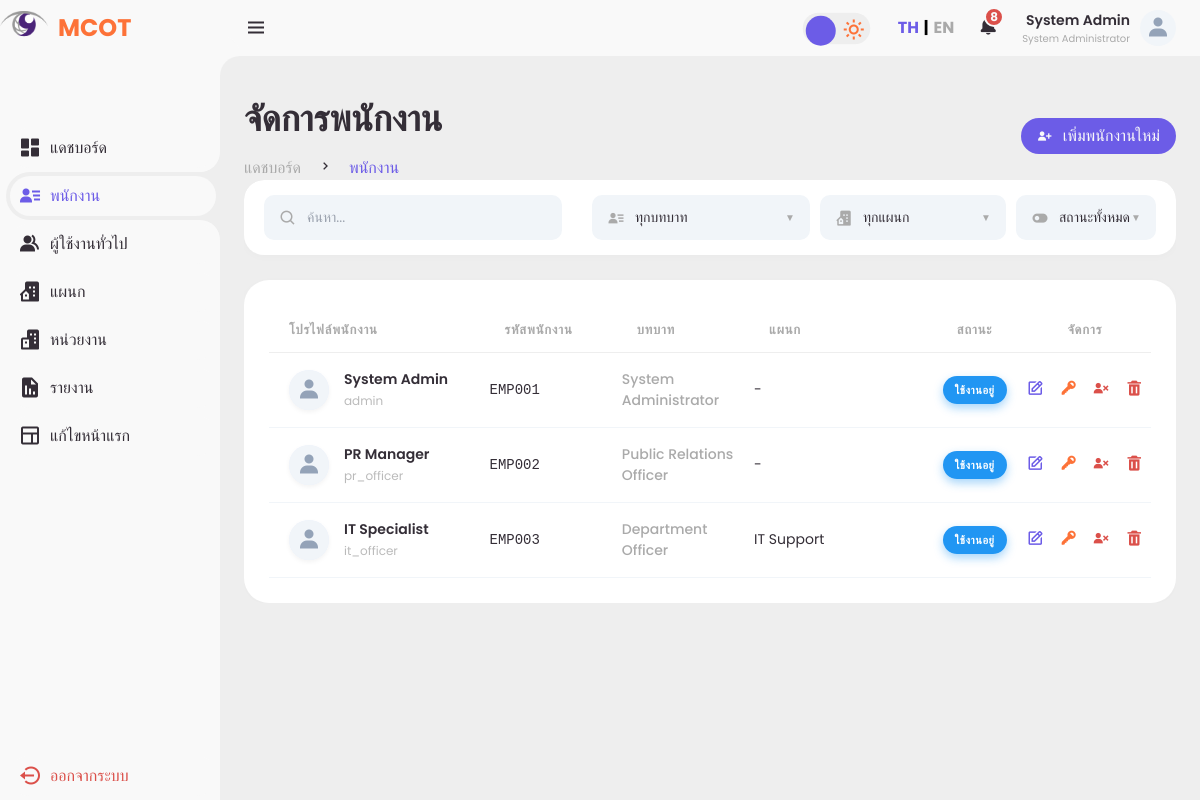
The page /admin/employees.php (signed in) on the database its author committed.
### tables this page shows
CREATE TABLE `employees` (
  `id` int(11) NOT NULL,
  `username` varchar(50) NOT NULL,
  `email` varchar(100) NOT NULL,
  `phone` varchar(20) DEFAULT NULL,
  `profile_image` varchar(255) DEFAULT NULL,
  `password_hash` varchar(255) NOT NULL,
  `full_name` varchar(100) NOT NULL,
  `role_id` int(11) NOT NULL,
  `department_id` int(11) DEFAULT NULL,
  `employee_id` varchar(50) DEFAULT NULL,
  `created_at` datetime DEFAULT current_timestamp(),
  `is_active` tinyint(1) DEFAULT 1,
  `require_change` tinyint(1) DEFAULT 0
);

CREATE TABLE `roles` (
  `id` int(11) NOT NULL,
  `role_name` varchar(50) NOT NULL
);

CREATE TABLE `departments` (
  `id` int(11) NOT NULL,
  `agency_id` int(11) DEFAULT NULL,
  `name` varchar(100) NOT NULL,
  `description` text DEFAULT NULL
);

### includes/language_handler.php (called while the page is built, shortened)
<?php
global $lang;
function __($key, $default = null)
{
    global $lang;
    if (isset($lang[$key])) {
        return $lang[$key];
    }
    return $default !== null ? $default : $key;
}
?>

### admin/employees.php (the view, shortened to what this page needs)
<?php
require_once '../includes/header.php';
require_once __DIR__ . '/../config/db_setup.php';
$search = isset($_GET['search']) ? trim($_GET['search']) : '';
$where = ["u.role_id != 4"];
$params = [];
$sql = "SELECT u.*, r.role_name, d.name as department_name
        FROM employees u
        LEFT JOIN roles r ON u.role_id = r.id
        LEFT JOIN departments d ON u.department_id = d.id";
if (!empty($where)) {
    $sql .= " WHERE " . implode(' AND ', $where);
}
$sql .= " ORDER BY u.created_at DESC";
$stmt = $db->prepare($sql);
$stmt->execute($params);
$employees = $stmt->fetchAll();
?>
<div class="head-title">
    <div class="left">
        <h1><?php echo __('user_page_title'); ?></h1>
        <ul class="breadcrumb">
            <li><a href="dashboard.php"><?php echo __('user_breadcrumb_dashboard'); ?></a></li>
            <li><i class='bx bx-chevron-right'></i></li>
            <li><a class="active" href="#"><?php echo __('user_breadcrumb_users'); ?></a></li>
        </ul>
    </div>
    <button onclick="openModal('addUserModal')" class="btn-download">
        <i class='bx bxs-user-plus'></i>
        <span class="text"><?php echo __('user_btn_add'); ?></span>
    </button>
</div>
<div class="table-data" style="margin-top: 0; background: transparent; padding: 0;">
    <div class="order" style="background: transparent; padding: 0;">
        <div class="assigned-toolbar">
            <form method="GET" style="display: flex; align-items: center; flex: 1; margin-right: 15px;">
                <div class="filter-pill" style="width: 100%;">
                    <i class='bx bx-search'></i>
                    <input type="text" name="search" value="<?php echo htmlspecialchars($search); ?>"
                           placeholder="<?php echo __('user_search_placeholder'); ?>"
                           class="assigned-input" style="width: 100%;">
                </div>
            </form>
            <form method="GET" id="filterForm" style="display: flex; gap: 10px; align-items: center; flex-wrap: nowrap;">
                <div class="filter-pill select-wrapper" style="min-width: 150px;">
                    <i class='bx bxs-user-detail'></i>
                    <select name="role" class="assigned-select" onchange="this.form.submit()">
                        <option value=""><?php echo __('user_filter_all_roles'); ?></option>
                    </select>
                </div>
                <div class="filter-pill select-wrapper" style="min-width: 180px;">
                    <i class='bx bxs-building-house'></i>
                    <select name="dept" class="assigned-select" onchange="this.form.submit()">
                        <option value=""><?php echo __('user_filter_all_depts'); ?></option>
                    </select>
                </div>
                <div class="filter-pill select-wrapper" style="min-width: 140px;">
                    <i class='bx bxs-toggle-left'></i>
                    <select name="status" class="assigned-select" onchange="this.form.submit()">
                        <option value=""><?php echo __('user_filter_all_status'); ?></option>
                    </select>
                </div>
            </form>
        </div>
        <div class="assigned-table-card">
            <table>
                <thead>
                    <tr>
                        <th style="width: 25%; text-align: left; padding-left: 20px;"><?php echo __('user_th_user'); ?></th>
                        <th style="width: 15%; text-align: left; text-transform: uppercase;"><?php echo __('user_label_employee_id', 'Employee ID'); ?></th>
                        <th style="width: 15%; text-align: left;"><?php echo __('user_th_role'); ?></th>
                        <th style="width: 20%; text-align: left;"><?php echo __('user_th_dept'); ?></th>
                        <th style="width: 10%; text-align: center;"><?php echo __('user_th_status'); ?></th>
                        <th style="width: 15%; text-align: center;"><?php echo __('user_th_action'); ?></th>
                    </tr>
                </thead>
                <tbody>
                    <?php if (count($employees) > 0): ?>
                        <?php foreach ($employees as $u): ?>
                            <tr>
                                <td style="padding-left: 20px;">
                                    <div style="display: flex; align-items: center; gap: 15px;">
                                        <div style="width: 40px; height: 40px; border-radius: 50%; background: #EEF2FF; color: #4F46E5; display: flex; align-items: center; justify-content: center; font-weight: 700; font-size: 16px; box-shadow: 0 2px 5px rgba(0,0,0,0.05); flex-shrink: 0; overflow: hidden;">
                                            <?php if (!empty($u['profile_image'])): ?>
                                                <img src="../assets/img/profile/<?php echo htmlspecialchars($u['profile_image']); ?>" alt="Profile" style="width: 100%; height: 100%; object-fit: cover;">
                                            <?php else: ?>
                                                <div style="width: 100%; height: 100%; background: #F1F5F9; display: flex; align-items: center; justify-content: center;">
                                                    <i class='bx bxs-user' style="color: #94A3B8; font-size: 24px;"></i>
                                                </div>
                                            <?php endif; ?>
                                        </div>
                                        <div>
                                            <p style="font-weight: 600; font-size: 14px; margin: 0; color: var(--dark);"><?php echo htmlspecialchars($u['full_name']); ?></p>
                                            <small style="color: var(--dark-grey); font-size: 12px; opacity: 0.8;"><?php echo htmlspecialchars($u['username']); ?></small>
                                        </div>
                                    </div>
                                </td>
                                <td style="text-align: left;"><span style="font-family: monospace; font-weight: 500; color: var(--dark);"><?php echo htmlspecialchars($u['employee_id'] ?? '-'); ?></span></td>
                                <td style="text-align: left;"><span style="font-weight: 500; color: var(--dark-grey);"><?php echo htmlspecialchars($u['role_name']); ?></span></td>
                                <td style="text-align: left; color: var(--dark); font-weight: 400;"><?php echo htmlspecialchars($u['department_name'] ?? '-'); ?></td>
                                <td style="text-align: center;">
                                    <span class="status <?php echo $u['is_active'] ? 'completed' : 'pending'; ?>"
                                          style="padding: 6px 12px; border-radius: 20px; font-size: 11px; font-weight: 700; text-transform: uppercase; letter-spacing: 0.5px;">
                                        <?php echo $u['is_active'] ? __('user_filter_active') : __('user_filter_inactive'); ?>
                                    </span>
                                </td>
                                <td style="text-align: center;">
                                    <div style="display: flex; justify-content: center; gap: 15px;">
                                        <a href="#" onclick='openEditModal(<?php echo json_encode($u); ?>)' style="color: var(--blue); font-size: 18px; transition: transform 0.2s;" title="<?php echo __('user_modal_edit_title'); ?>" onmouseover="this.style.transform='scale(1.2)'" onmouseout="this.style.transform='scale(1)'">
                                            <i class='bx bx-edit'></i>
                                        </a>
                                        <a href="#" onclick="openResetPasswordModal(<?php echo $u['id']; ?>, '<?php echo htmlspecialchars($u['username']); ?>')" style="color: var(--orange); font-size: 18px; transition: transform 0.2s;" title="<?php echo __('user_reset_title'); ?>" onmouseover="this.style.transform='scale(1.2)'" onmouseout="this.style.transform='scale(1)'">
                                            <i class='bx bxs-key'></i>
                                        </a>
                                        <form method="POST" onsubmit="return confirmAction(event, '<?php echo __('user_confirm_status'); ?>');" style="display:inline;">
                                            <button type="submit" style="background: none; border: none; cursor: pointer; color: <?php echo $u['is_active'] ? 'var(--red)' : 'var(--green)'; ?>; font-size: 18px; transition: transform 0.2s;"
                                                    title="<?php echo $u['is_active'] ? 'Deactivate' : 'Activate'; ?>"
                                                    onmouseover="this.style.transform='scale(1.2)'" onmouseout="this.style.transform='scale(1)'">
                                                <i class='bx <?php echo $u['is_active'] ? 'bxs-user-x' : 'bxs-user-check'; ?>'></i>
                                            </button>
                                        </form>
                                        <form method="POST" onsubmit="return confirmAction(event, '<?php echo __('user_confirm_delete'); ?>');" style="display:inline;">
                                            <button type="submit" style="background: none; border: none; cursor: pointer; color: var(--red); font-size: 18px; transition: transform 0.2s;"
                                                    title="Delete"
                                                    onmouseover="this.style.transform='scale(1.2)'" onmouseout="this.style.transform='scale(1)'">
                                                <i class='bx bxs-trash'></i>
                                            </button>
                                        </form>
                                    </div>
                                </td>
                            </tr>
                        <?php endforeach; ?>
                    <?php endif; ?>
                </tbody>
            </table>
        </div>
    </div>
</div>
<?php require_once '../includes/footer.php'; ?>

### rows shown on the page
employees: full_name "System Admin", username "admin", employee "EMP001", role.role_name "System Administrator", department_name "-", is_active 1 (drawn)
employees: full_name "PR Manager", username "pr_officer", employee "EMP002", role.role_name "Public Relations Officer", department_name "-", is_active 1 (drawn)
employees: full_name "IT Specialist", username "it_officer", employee "EMP003", role.role_name "Department Officer", department.name "IT Support", is_active 1 (drawn)

### other values the page prints
__('mcot_logo_text') "MCOT"
__('menu_dashboard') "แดชบอร์ด"
__('menu_user_management') "พนักงาน"
__('menu_general_users') "ผู้ใช้งานทั่วไป"
__('menu_departments') "แผนก"
__('menu_agencies') "หน่วยงาน"
__('menu_reports') "รายงาน"
__('menu_edit_homepage') "แก้ไขหน้าแรก"
__('menu_logout') "ออกจากระบบ"
$_SESSION['full_name'] "System Admin"
$_SESSION['role_name'] "System Administrator"
__('user_page_title') "จัดการพนักงาน"
__('user_breadcrumb_dashboard') "แดชบอร์ด"
__('user_breadcrumb_users') "พนักงาน"
__('user_btn_add') "เพิ่มพนักงานใหม่"
